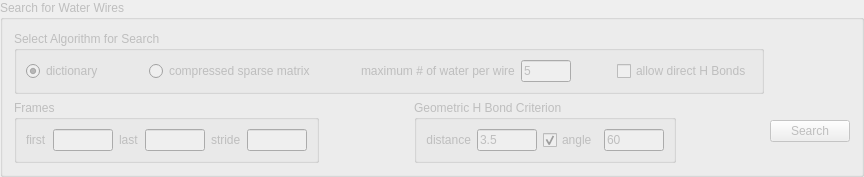
            <widget class="QGroupBox" name="group_wire_set">
             <property name="enabled">
              <bool>false</bool>
             </property>
             <property name="title">
              <string>Search for Water Wires</string>
             </property>
             <layout class="QGridLayout" name="gridLayout_4">
              <item row="0" column="0">
               <widget class="QGroupBox" name="groupBox_23">
                <property name="title">
                 <string>Select Algorithm for Search</string>
                </property>
                <layout class="QHBoxLayout" name="horizontalLayout_10">
                 <item>
                  <widget class="QRadioButton" name="radio_wire_dict">
                   <property name="toolTip">
                    <string>&lt;html&gt;&lt;head/&gt;&lt;body&gt;&lt;p align=&quot;justify&quot;&gt;Both algorithms result in the same. Choose dictionary for smaller systems and compressed sparse matrix for larger systems for efficiency.&lt;/p&gt;&lt;/body&gt;&lt;/html&gt;</string>
                   </property>
                   <property name="text">
                    <string>dictionary</string>
                   </property>
                   <property name="checked">
                    <bool>true</bool>
                   </property>
                  </widget>
                 </item>
                 <item>
                  <spacer name="horizontalSpacer_10">
                   <property name="orientation">
                    <enum>Qt::Horizontal</enum>
                   </property>
                   <property name="sizeHint" stdset="0">
                    <size>
                     <width>40</width>
                     <height>20</height>
                    </size>
                   </property>
                  </spacer>
                 </item>
                 <item>
                  <widget class="QRadioButton" name="radio_wire_water">
                   <property name="toolTip">
                    <string>&lt;html&gt;&lt;head/&gt;&lt;body&gt;&lt;p align=&quot;justify&quot;&gt;Both algorithms result in the same. Choose dictionary for smaller systems and compressed sparse matrix for larger systems for efficiency.&lt;/p&gt;&lt;/body&gt;&lt;/html&gt;</string>
                   </property>
                   <property name="text">
                    <string>compressed sparse matrix</string>
                   </property>
                   <property name="checked">
                    <bool>false</bool>
                   </property>
                  </widget>
                 </item>
                 <item>
                  <spacer name="horizontalSpacer_8">
                   <property name="orientation">
                    <enum>Qt::Horizontal</enum>
                   </property>
                   <property name="sizeHint" stdset="0">
                    <size>
                     <width>40</width>
                     <height>20</height>
                    </size>
                   </property>
                  </spacer>
                 </item>
                 <item>
                  <widget class="QLabel" name="label_29">
                   <property name="text">
                    <string>maximum # of water per wire</string>
                   </property>
                  </widget>
                 </item>
                 <item>
                  <widget class="QLineEdit" name="line_wire_max_water">
                   <property name="maximumSize">
                    <size>
                     <width>50</width>
                     <height>16777215</height>
                    </size>
                   </property>
                   <property name="text">
                    <string>5</string>
                   </property>
                  </widget>
                 </item>
                 <item>
                  <spacer name="horizontalSpacer_14">
                   <property name="orientation">
                    <enum>Qt::Horizontal</enum>
                   </property>
                   <property name="sizeHint" stdset="0">
                    <size>
                     <width>40</width>
                     <height>20</height>
                    </size>
                   </property>
                  </spacer>
                 </item>
                 <item>
                  <widget class="QCheckBox" name="checkBox_wires_allow_direct_bonds">
                   <property name="text">
                    <string>allow direct H Bonds</string>
                   </property>
                  </widget>
                 </item>
                </layout>
               </widget>
              </item>
              <item row="1" column="0">
               <layout class="QHBoxLayout" name="horizontalLayout_11">
                <item>
                 <widget class="QGroupBox" name="groupBox_19">
                  <property name="title">
                   <string>Frames</string>
                  </property>
                  <layout class="QHBoxLayout" name="horizontalLayout_8">
                   <item>
                    <widget class="QLabel" name="label_15">
                     <property name="text">
                      <string>first</string>
                     </property>
                    </widget>
                   </item>
                   <item>
                    <widget class="QLineEdit" name="line_wire_start">
                     <property name="maximumSize">
                      <size>
                       <width>60</width>
                       <height>16777215</height>
                      </size>
                     </property>
                     <property name="text">
                      <string/>
                     </property>
                    </widget>
                   </item>
                   <item>
                    <widget class="QLabel" name="label_16">
                     <property name="text">
                      <string>last</string>
                     </property>
                    </widget>
                   </item>
                   <item>
                    <widget class="QLineEdit" name="line_wire_stop">
                     <property name="maximumSize">
                      <size>
                       <width>60</width>
                       <height>16777215</height>
                      </size>
                     </property>
                     <property name="text">
                      <string/>
                     </property>
                    </widget>
                   </item>
                   <item>
                    <widget class="QLabel" name="label_35">
                     <property name="sizePolicy">
                      <sizepolicy hsizetype="Preferred" vsizetype="Preferred">
                       <horstretch>0</horstretch>
                       <verstretch>0</verstretch>
                      </sizepolicy>
                     </property>
                     <property name="text">
                      <string>stride</string>
                     </property>
                    </widget>
                   </item>
                   <item>
                    <widget class="QLineEdit" name="line_wire_step">
                     <property name="maximumSize">
                      <size>
                       <width>60</width>
                       <height>16777215</height>
                      </size>
                     </property>
                     <property name="text">
                      <string/>
                     </property>
                    </widget>
                   </item>
                  </layout>
                 </widget>
                </item>
                <item>
                 <spacer name="horizontalSpacer_5">
                  <property name="orientation">
                   <enum>Qt::Horizontal</enum>
                  </property>
                  <property name="sizeHint" stdset="0">
                   <size>
                    <width>40</width>
                    <height>20</height>
                   </size>
                  </property>
                 </spacer>
                </item>
                <item>
                 <widget class="QGroupBox" name="groupBox_22">
                  <property name="title">
                   <string>Geometric H Bond Criterion</string>
                  </property>
                  <layout class="QHBoxLayout" name="horizontalLayout_9">
                   <item>
                    <widget class="QLabel" name="label_13">
                     <property name="text">
                      <string>distance</string>
                     </property>
                     <property name="alignment">
                      <set>Qt::AlignRight|Qt::AlignTrailing|Qt::AlignVCenter</set>
                     </property>
                    </widget>
                   </item>
                   <item>
                    <widget class="QLineEdit" name="line_wire_dist">
                     <property name="maximumSize">
                      <size>
                       <width>60</width>
                       <height>16777215</height>
                      </size>
                     </property>
                     <property name="toolTip">
                      <string>&lt;html&gt;&lt;head/&gt;&lt;body&gt;&lt;p align=&quot;justify&quot;&gt;The maximum distance between an acceptor heavy atom and a donor heavy atom.&lt;/p&gt;&lt;/body&gt;&lt;/html&gt;</string>
                     </property>
                     <property name="text">
                      <string>3.5</string>
                     </property>
                    </widget>
                   </item>
                   <item>
                    <widget class="QCheckBox" name="checkBox_wires_angle">
                     <property name="toolTip">
                      <string>Toggle angle check.</string>
                     </property>
                     <property name="text">
                      <string>angle</string>
                     </property>
                     <property name="checked">
                      <bool>true</bool>
                     </property>
                    </widget>
                   </item>
                   <item>
                    <widget class="QLineEdit" name="line_wire_angle">
                     <property name="maximumSize">
                      <size>
                       <width>60</width>
                       <height>16777215</height>
                      </size>
                     </property>
                     <property name="toolTip">
                      <string>&lt;html&gt;&lt;head/&gt;&lt;body&gt;&lt;p align=&quot;justify&quot;&gt;The maximum angle between the line connecting the donor heavy atom and the hydrogen and the line connecting the acceptor heavy atom and the hydrogen. An angle of 0 relates to a straight line through donor-hydrogen-acceptor.&lt;/p&gt;&lt;/body&gt;&lt;/html&gt;</string>
                     </property>
                     <property name="text">
                      <string>60</string>
                     </property>
                    </widget>
                   </item>
                  </layout>
                 </widget>
                </item>
                <item>
                 <spacer name="horizontalSpacer_6">
                  <property name="orientation">
                   <enum>Qt::Horizontal</enum>
                  </property>
                  <property name="sizeHint" stdset="0">
                   <size>
                    <width>40</width>
                    <height>20</height>
                   </size>
                  </property>
                 </spacer>
                </item>
               </layout>
              </item>
              <item row="1" column="1">
               <widget class="QPushButton" name="button_wire_set">
                <property name="text">
                 <string>Search</string>
                </property>
               </widget>
              </item>
             </layout>
            </widget>
